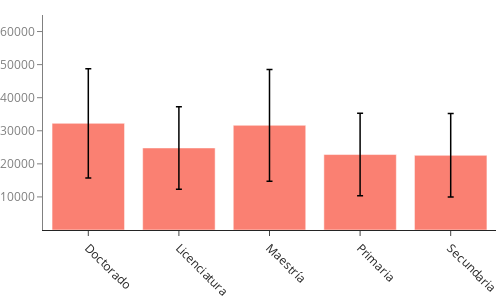

Notebook cell for this chart:
### Code cell
ejeX = res[grupo].tolist()
ejeY = res[variable].tolist()
desv = res1[variable].tolist()

fig = go.Figure()
fig.add_trace(go.Bar(
    x=ejeX,
    y=ejeY,
    hoverinfo='all', #showlegend=True,
    name='Primary Product',
    marker_color='salmon', error_y=dict(type='data', color='black', thickness=1.5, width=3,
                                           array=desv)))

fig.update_layout(autosize=True,width=500, height=300, title_text='', barmode='group', xaxis_tickangle=45,
                 margin=dict(l=10, r=2, b=0, t=15, pad=0), template="simple_white")

fig.update_yaxes(range=[0,65000], color = 'grey', linecolor = 'grey', tickvals = [10000, 20000, 30000, 40000, 50000, 60000],
                 ticktext = ['10000', '20000', '30000', '40000', '50000', '60000'])

fig.show()

### Figure 1 — Plotly figure (JSON) as saved in the notebook; plotly's stock layout.template omitted (floating-point values rounded to 4 significant figures)
{"data": [{"error_y": {"array": [16500.0, 12480.0, 16880.0, 12460.0, 12620.0], "color": "black", "thickness": 1.5, "type": "data", "width": 3}, "hoverinfo": "all", "marker": {"color": "salmon"}, "name": "Primary Product", "type": "bar", "x": ["Doctorado", "Licenciatura", "Maestría", "Primaria", "Secundaria"], "y": [32250.0, 24810.0, 31650.0, 22810.0, 22570.0]}], "layout": {"autosize": true, "barmode": "group", "height": 300, "margin": {"b": 0, "l": 10, "pad": 0, "r": 2, "t": 15}, "title": {"text": ""}, "width": 500, "xaxis": {"tickangle": 45}, "yaxis": {"color": "grey", "linecolor": "grey", "range": [0, 65000], "ticktext": ["10000", "20000", "30000", "40000", "50000", "60000"], "tickvals": [10000, 20000, 30000, 40000, 50000, 60000]}}}
